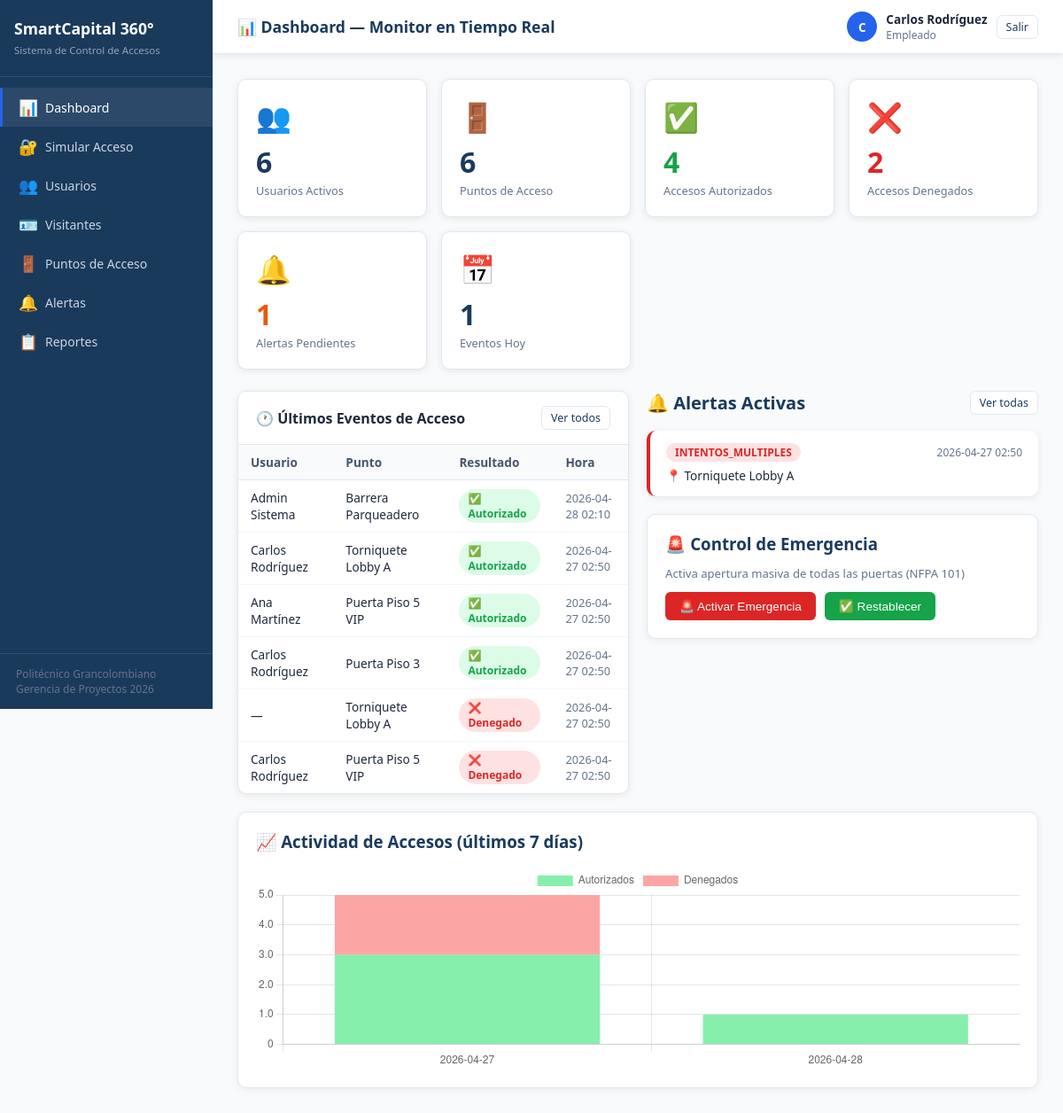
Screenshot of /dashboard (signed in) with the database file from the repository.
### tables this page shows
CREATE TABLE evento_acceso (
        id_evento   INTEGER PRIMARY KEY AUTOINCREMENT,
        id_usuario  INTEGER REFERENCES usuario(id_usuario),
        id_punto    INTEGER REFERENCES punto_acceso(id_punto),
        id_credencial INTEGER REFERENCES credencial(id_credencial),
        timestamp   DATETIME DEFAULT CURRENT_TIMESTAMP,
        resultado   TEXT DEFAULT 'AUTORIZADO',
        metodo_auth TEXT DEFAULT 'RFID',
        observacion TEXT
    );

CREATE TABLE punto_acceso (
        id_punto       INTEGER PRIMARY KEY AUTOINCREMENT,
        nombre         TEXT NOT NULL,
        ubicacion      TEXT,
        tipo_acceso    TEXT DEFAULT 'PEATONAL',
        estado         TEXT DEFAULT 'CERRADO',
        modo_emergencia INTEGER DEFAULT 0,
        id_zona        INTEGER REFERENCES zona(id_zona),
        id_controlador INTEGER REFERENCES controlador(id_controlador)
    );

CREATE TABLE alerta (
        id_alerta         INTEGER PRIMARY KEY AUTOINCREMENT,
        id_evento         INTEGER REFERENCES evento_acceso(id_evento),
        tipo_alerta       TEXT,
        timestamp_emision DATETIME DEFAULT CURRENT_TIMESTAMP,
        estado            TEXT DEFAULT 'PENDIENTE',
        id_operador       INTEGER REFERENCES usuario(id_usuario),
        observacion_cierre TEXT
    );

### backend/app.py (the view)
@app.route('/dashboard')
@login_required
def dashboard():
    conn = get_db()
    stats = {
        'total_usuarios': conn.execute("SELECT COUNT(*) FROM usuario WHERE estado=1").fetchone()[0],
        'total_puntos': conn.execute("SELECT COUNT(*) FROM punto_acceso").fetchone()[0],
        'eventos_hoy': conn.execute("SELECT COUNT(*) FROM evento_acceso WHERE DATE(timestamp)=DATE('now')").fetchone()[0],
        'alertas_pendientes': conn.execute("SELECT COUNT(*) FROM alerta WHERE estado='PENDIENTE'").fetchone()[0],
        'accesos_autorizados': conn.execute("SELECT COUNT(*) FROM evento_acceso WHERE resultado='AUTORIZADO'").fetchone()[0],
        'accesos_denegados': conn.execute("SELECT COUNT(*) FROM evento_acceso WHERE resultado='DENEGADO'").fetchone()[0],
    }
    eventos_recientes = conn.execute("""
        SELECT e.*, u.nombre||' '||u.apellido as nombre_usuario, pa.nombre as punto_nombre
        FROM evento_acceso e
        LEFT JOIN usuario u ON e.id_usuario=u.id_usuario
        LEFT JOIN punto_acceso pa ON e.id_punto=pa.id_punto
        ORDER BY e.timestamp DESC LIMIT 10
    """).fetchall()
    alertas = conn.execute("""
        SELECT a.*, pa.nombre as punto_nombre
        FROM alerta a
        LEFT JOIN evento_acceso e ON a.id_evento=e.id_evento
        LEFT JOIN punto_acceso pa ON e.id_punto=pa.id_punto
        WHERE a.estado='PENDIENTE' ORDER BY a.timestamp_emision DESC LIMIT 5
    """).fetchall()
    conn.close()
    return render_template('dashboard.html', stats=stats, eventos=eventos_recientes, alertas=alertas)

### backend/app.py (called while the page is built)
def get_db():
    conn = sqlite3.connect(DB_PATH)
    conn.row_factory = sqlite3.Row
    conn.execute("PRAGMA foreign_keys = ON")
    return conn

def login_required(f):
    from functools import wraps
    @wraps(f)
    def decorated(*args, **kwargs):
        if 'user_id' not in session:
            return redirect(url_for('login'))
        return f(*args, **kwargs)
    return decorated

### frontend/templates/dashboard.html (shortened to what this page needs)
{% extends "base.html" %}
{% block page_title %}📊 Dashboard — Monitor en Tiempo Real{% endblock %}
{% block content %}
<div class="cards-grid">
  <div class="card">
    <div class="card-icon">👥</div>
    <div class="card-value">{{ stats.total_usuarios }}</div>
    <div class="card-label">Usuarios Activos</div>
  </div>
  <div class="card">
    <div class="card-icon">🚪</div>
    <div class="card-value">{{ stats.total_puntos }}</div>
    <div class="card-label">Puntos de Acceso</div>
  </div>
  <div class="card verde">
    <div class="card-icon">✅</div>
    <div class="card-value">{{ stats.accesos_autorizados }}</div>
    <div class="card-label">Accesos Autorizados</div>
  </div>
  <div class="card rojo">
    <div class="card-icon">❌</div>
    <div class="card-value">{{ stats.accesos_denegados }}</div>
    <div class="card-label">Accesos Denegados</div>
  </div>
  <div class="card naranja">
    <div class="card-icon">🔔</div>
    <div class="card-value">{{ stats.alertas_pendientes }}</div>
    <div class="card-label">Alertas Pendientes</div>
  </div>
  <div class="card">
    <div class="card-icon">📅</div>
    <div class="card-value">{{ stats.eventos_hoy }}</div>
    <div class="card-label">Eventos Hoy</div>
  </div>
</div>
<div class="row2">
  <div class="table-wrap">
    <div class="table-header">
      <h3>🕐 Últimos Eventos de Acceso</h3>
      <a href="/reportes" class="btn btn-outline btn-sm">Ver todos</a>
    </div>
    <table>
      <thead><tr><th>Usuario</th><th>Punto</th><th>Resultado</th><th>Hora</th></tr></thead>
      <tbody>
        {% for e in eventos %}
        <tr>
          <td>{{ e.nombre_usuario or '—' }}</td>
          <td>{{ e.punto_nombre }}</td>
          <td>
            {% if e.resultado == 'AUTORIZADO' %}<span class="badge badge-verde">✅ Autorizado</span>
            {% else %}<span class="badge badge-rojo">❌ Denegado</span>{% endif %}
          </td>
          <td style="color:#64748b;font-size:0.8rem;">{{ e.timestamp[:16] }}</td>
        </tr>
        {% else %}
        <tr><td colspan="4" style="text-align:center;color:#94a3b8;padding:20px;">Sin eventos registrados</td></tr>
        {% endfor %}
      </tbody>
    </table>
  </div>
  <div>
    <div class="section-head">
      <h2>🔔 Alertas Activas</h2>
      <a href="/alertas" class="btn btn-outline btn-sm">Ver todas</a>
    </div>
    {% for a in alertas %}
    <div class="alert-card">
      <div style="display:flex;justify-content:space-between;align-items:center;">
        <span class="badge badge-rojo">{{ a.tipo_alerta }}</span>
        <span style="font-size:0.75rem;color:#64748b;">{{ a.timestamp_emision[:16] }}</span>
      </div>
      <div style="margin-top:6px;font-size:0.85rem;">📍 {{ a.punto_nombre or 'N/A' }}</div>
    </div>
    {% else %}
    <div style="text-align:center;padding:40px;color:#94a3b8;background:#fff;border-radius:10px;border:1px solid #e2e8f0;">
      ✅ Sin alertas pendientes
    </div>
    {% endfor %}
    <div style="margin-top:20px;background:#fff;border-radius:10px;padding:20px;border:1px solid #e2e8f0;box-shadow:0 2px 8px rgba(0,0,0,.06);">
      <h3 style="margin-bottom:12px;color:#1a3a5c;">🚨 Control de Emergencia</h3>
      <p style="font-size:0.82rem;color:#64748b;margin-bottom:12px;">Activa apertura masiva de todas las puertas (NFPA 101)</p>
      <div style="display:flex;gap:10px;">
        <button onclick="emergencia(true)" class="btn btn-danger" id="btnEmergencia">🚨 Activar Emergencia</button>
        <button onclick="emergencia(false)" class="btn btn-success" id="btnReset">✅ Restablecer</button>
      </div>
    </div>
  </div>
</div>
<div style="background:#fff;border-radius:10px;border:1px solid #e2e8f0;padding:20px;margin-top:20px;box-shadow:0 2px 8px rgba(0,0,0,.06);">
  <h3 style="margin-bottom:16px;color:#1a3a5c;">📈 Actividad de Accesos (últimos 7 días)</h3>
  <canvas id="chartAccesos" height="80"></canvas>
</div>
<script>
async function emergencia(activar) {
  const r = await fetch('/api/emergencia', {
    method:'POST', headers:{'Content-Type':'application/json'},
    body: JSON.stringify({activar})
  });
  const d = await r.json();
  showToast(d.mensaje, activar ? 'rojo' : 'verde');
  document.getElementById('emergencyBar').className = activar ? 'emergency-bar active' : 'emergency-bar';
}
// Chart
fetch('/api/stats_semana').then(r=>r.json()).then(data => {
  const days = [...new Set(data.map(d=>d.dia))].sort();
  const auth = days.map(d => { const r = data.find(x=>x.dia===d&&x.resultado==='AUTORIZADO'); return r ? r.total : 0; });
  const deni = days.map(d => { const r = data.find(x=>x.dia===d&&x.resultado==='DENEGADO'); return r ? r.total : 0; });
  new Chart(document.getElementById('chartAccesos'), {
    type:'bar',
    data: {
      labels: days,
      datasets: [
        { label:'Autorizados', data:auth, backgroundColor:'#86efac' },
        { label:'Denegados',   data:deni, backgroundColor:'#fca5a5' }
      ]
    },
    options: { responsive:true, plugins:{ legend:{ position:'top' } }, scales:{ x:{ stacked:true }, y:{ stacked:true, beginAtZero:true } } }
  });
});
</script>
{% endblock %}

### frontend/templates/base.html (shortened to what this page needs)
<!DOCTYPE html>
<html lang="es">
<head>
</head>
<body>
<nav class="sidebar">
  <div class="sidebar-logo">
    <h1>SmartCapital 360°</h1>
    <span>Sistema de Control de Accesos</span>
  </div>
  <div class="sidebar-nav">
    <a href="/dashboard" class="nav-item {% if request.path=='/dashboard' %}active{% endif %}">
      <span class="nav-icon">📊</span> Dashboard
    </a>
    <a href="/acceso" class="nav-item {% if request.path=='/acceso' %}active{% endif %}">
      <span class="nav-icon">🔐</span> Simular Acceso
    </a>
    <a href="/usuarios" class="nav-item {% if request.path=='/usuarios' %}active{% endif %}">
      <span class="nav-icon">👥</span> Usuarios
    </a>
    <a href="/visitantes" class="nav-item {% if request.path=='/visitantes' %}active{% endif %}">
      <span class="nav-icon">🪪</span> Visitantes
    </a>
    <a href="/puntos" class="nav-item {% if request.path=='/puntos' %}active{% endif %}">
      <span class="nav-icon">🚪</span> Puntos de Acceso
    </a>
    <a href="/alertas" class="nav-item {% if request.path=='/alertas' %}active{% endif %}">
      <span class="nav-icon">🔔</span> Alertas
    </a>
    <a href="/reportes" class="nav-item {% if request.path=='/reportes' %}active{% endif %}">
      <span class="nav-icon">📋</span> Reportes
    </a>
  </div>
  <div class="sidebar-footer">
    Politécnico Grancolombiano<br>Gerencia de Proyectos 2026
  </div>
</nav>
<div class="main">
  <div class="topbar">
    <span class="topbar-title">{% block page_title %}SmartCapital 360°{% endblock %}</span>
    <div class="topbar-user">
      <div class="avatar">{{ session.user_name[0] }}</div>
      <div>
        <div style="font-weight:600;">{{ session.user_name }}</div>
        <div style="color:#64748b;font-size:0.75rem;">{{ session.user_perfil }}</div>
      </div>
      <a href="/logout" class="btn btn-outline btn-sm">Salir</a>
    </div>
  </div>
  <div class="content">
    {% block content %}{% endblock %}
  </div>
</div>
</body>
</html>

### frontend/templates/base.html (style rules this page uses)
:root { --azul: #1a3a5c; --azul-claro: #2563eb; --verde: #16a34a; --rojo: #dc2626; --naranja: #ea580c; --gris: #f1f5f9; --borde: #e2e8f0; --texto: #1e293b; --sombra: 0 2px 8px rgba(0,0,0,0.08); }
* { box-sizing:border-box; margin:0; padding:0; }
body { font-family:'Segoe UI',sans-serif; background:#f8fafc; color:var(--texto); display:flex; min-height:100vh; }
.sidebar { width:240px; background:var(--azul); color:#fff; display:flex; flex-direction:column; position:fixed; top:0; left:0; height:100vh; z-index:100; }
.sidebar-logo { padding:20px 16px; border-bottom:1px solid rgba(255,255,255,0.1); }
.sidebar-logo h1 { font-size:1.1rem; font-weight:700; color:#fff; }
.sidebar-logo span { font-size:0.72rem; color:#94a3b8; }
.sidebar-nav { flex:1; padding:12px 0; overflow-y:auto; }
.nav-item { display:flex; align-items:center; gap:10px; padding:10px 18px; color:#cbd5e1; text-decoration:none; font-size:0.875rem; transition:all .15s; border-left:3px solid transparent; }
.nav-item:hover, .nav-item.active { background:rgba(255,255,255,0.08); color:#fff; border-left-color:var(--azul-claro); }
.nav-icon { font-size:1.1rem; width:20px; text-align:center; }
.sidebar-footer { padding:14px 18px; border-top:1px solid rgba(255,255,255,0.1); font-size:0.75rem; color:#64748b; }
.main { margin-left:240px; flex:1; display:flex; flex-direction:column; }
.topbar { background:#fff; border-bottom:1px solid var(--borde); padding:12px 28px; display:flex; align-items:center; justify-content:space-between; box-shadow:var(--sombra); position:sticky; top:0; z-index:50; }
.topbar-title { font-size:1.1rem; font-weight:600; color:var(--azul); }
.topbar-user { display:flex; align-items:center; gap:10px; font-size:0.85rem; }
.avatar { width:34px; height:34px; border-radius:50%; background:var(--azul-claro); color:#fff; display:flex; align-items:center; justify-content:center; font-weight:700; font-size:0.85rem; }
.content { padding:28px; flex:1; }
.cards-grid { display:grid; grid-template-columns:repeat(auto-fit, minmax(200px,1fr)); gap:16px; margin-bottom:24px; }
.card { background:#fff; border-radius:10px; padding:20px; box-shadow:var(--sombra); border:1px solid var(--borde); }
.card-icon { font-size:2rem; margin-bottom:8px; }
.card-value { font-size:2rem; font-weight:700; color:var(--azul); }
.card-label { font-size:0.8rem; color:#64748b; margin-top:2px; }
.card.verde .card-value { color:var(--verde); }
.card.rojo .card-value { color:var(--rojo); }
.card.naranja .card-value { color:var(--naranja); }
.table-wrap { background:#fff; border-radius:10px; box-shadow:var(--sombra); border:1px solid var(--borde); overflow:hidden; }
.table-header { padding:16px 20px; border-bottom:1px solid var(--borde); display:flex; justify-content:space-between; align-items:center; }
.table-header h3 { font-size:1rem; font-weight:600; }
table { width:100%; border-collapse:collapse; font-size:0.85rem; }
th { background:#f8fafc; padding:10px 14px; text-align:left; font-weight:600; color:#475569; border-bottom:1px solid var(--borde); }
td { padding:10px 14px; border-bottom:1px solid #f1f5f9; }
tr:last-child td { border-bottom:none; }
.badge { display:inline-block; padding:2px 10px; border-radius:20px; font-size:0.75rem; font-weight:600; }
.badge-verde { background:#dcfce7; color:#16a34a; }
.badge-rojo { background:#fee2e2; color:#dc2626; }
.btn { display:inline-flex; align-items:center; gap:6px; padding:8px 16px; border-radius:6px; font-size:0.85rem; font-weight:500; cursor:pointer; border:none; text-decoration:none; transition:all .15s; }
.btn-danger { background:var(--rojo); color:#fff; }
.btn-success { background:var(--verde); color:#fff; }
.btn-outline { background:#fff; color:var(--azul); border:1px solid var(--borde); }
.btn-sm { padding:4px 10px; font-size:0.78rem; }
.section-head { display:flex; justify-content:space-between; align-items:center; margin-bottom:18px; }
.section-head h2 { font-size:1.25rem; font-weight:700; color:var(--azul); }
.row2 { display:grid; grid-template-columns:1fr 1fr; gap:20px; }
.alert-card { background:#fff; border-radius:10px; border-left:4px solid var(--rojo); box-shadow:var(--sombra); padding:14px 18px; margin-bottom:10px; }

### rows the page displays
evento_acceso: nombre_usuario "Admin Sistema", punto_nombre "Barrera Parqueadero", resultado "✅ Autorizado", timestamp "2026-04-28 02:10"
evento_acceso: nombre_usuario "Carlos Rodríguez", punto_nombre "Torniquete Lobby A", resultado "✅ Autorizado", timestamp "2026-04-27 02:50"
evento_acceso: nombre_usuario "Ana Martínez", punto_nombre "Puerta Piso 5 VIP", resultado "✅ Autorizado", timestamp "2026-04-27 02:50"
evento_acceso: nombre_usuario "Carlos Rodríguez", punto_nombre "Puerta Piso 3", resultado "✅ Autorizado", timestamp "2026-04-27 02:50"
evento_acceso: nombre_usuario "—", punto_nombre "Torniquete Lobby A", resultado "❌ Denegado", timestamp "2026-04-27 02:50"
evento_acceso: nombre_usuario "Carlos Rodríguez", punto_nombre "Puerta Piso 5 VIP", resultado "❌ Denegado", timestamp "2026-04-27 02:50"
alerta: tipo_alerta "INTENTOS_MULTIPLES", timestamp_emision "2026-04-27 02:50", nombre "Torniquete Lobby A"

### other values shown
{{ session.user_name[0] }} "C"
{{ session.user_name }} "Carlos Rodríguez"
{{ session.user_perfil }} "Empleado"
{{ stats.total_usuarios }} "6"
{{ stats.total_puntos }} "6"
{{ stats.accesos_autorizados }} "4"
{{ stats.accesos_denegados }} "2"
{{ stats.alertas_pendientes }} "1"
{{ stats.eventos_hoy }} "1"
